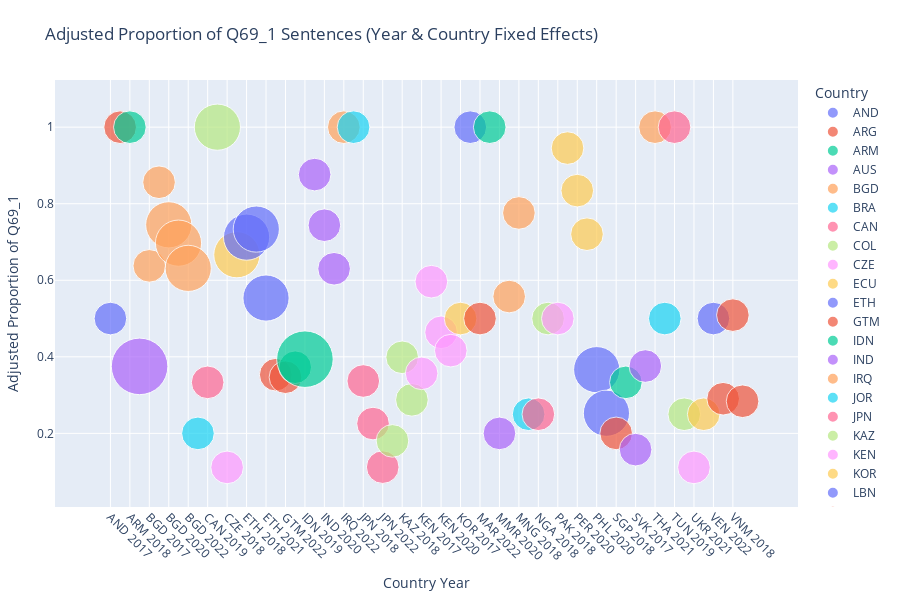

This figure's notebook cell:
### Code cell
# Estimate and visualize country- and year-adjusted proportions of Q69_1 sentences using fixed-effects regression.
# Apply OLS with categorical controls for country and year to obtain adjusted proportions.
# Plot fitted values as a scatter visualization across country-year combinations.

%run q69_fixed_effects_proportion.py

### Figure 1 — Plotly figure (JSON) as saved in the notebook; plotly's stock layout.template omitted (floating-point values rounded to 4 significant figures)
{"data": [{"hovertemplate": "<b>%{hovertext}</b><br><br>B_COUNTRY_ALPHA=AND<br>Country Year=%{x}<br>Adjusted Proportion of Q69_1=%{y}<br>Sentence Count=%{marker.size}<extra></extra>", "hovertext": ["AND 2017"], "legendgroup": "AND", "marker": {"color": "#636efa", "size": [1], "sizemode": "area", "sizeref": 0.001875, "symbol": "circle"}, "mode": "markers", "name": "AND", "orientation": "v", "showlegend": true, "type": "scatter", "x": ["AND 2017"], "xaxis": "x", "y": [0.5], "yaxis": "y"}, {"hovertemplate": "<b>%{hovertext}</b><br><br>B_COUNTRY_ALPHA=ARG<br>Country Year=%{x}<br>Adjusted Proportion of Q69_1=%{y}<br>Sentence Count=%{marker.size}<extra></extra>", "hovertext": ["ARG 2017"], "legendgroup": "ARG", "marker": {"color": "#EF553B", "size": [1], "sizemode": "area", "sizeref": 0.001875, "symbol": "circle"}, "mode": "markers", "name": "ARG", "orientation": "v", "showlegend": true, "type": "scatter", "x": ["ARG 2017"], "xaxis": "x", "y": [1.0], "yaxis": "y"}, {"hovertemplate": "<b>%{hovertext}</b><br><br>B_COUNTRY_ALPHA=ARM<br>Country Year=%{x}<br>Adjusted Proportion of Q69_1=%{y}<br>Sentence Count=%{marker.size}<extra></extra>", "hovertext": ["ARM 2018"], "legendgroup": "ARM", "marker": {"color": "#00cc96", "size": [1], "sizemode": "area", "sizeref": 0.001875, "symbol": "circle"}, "mode": "markers", "name": "ARM", "orientation": "v", "showlegend": true, "type": "scatter", "x": ["ARM 2018"], "xaxis": "x", "y": [1.0], "yaxis": "y"}, {"hovertemplate": "<b>%{hovertext}</b><br><br>B_COUNTRY_ALPHA=AUS<br>Country Year=%{x}<br>Adjusted Proportion of Q69_1=%{y}<br>Sentence Count=%{marker.size}<extra></extra>", "hovertext": ["AUS 2017"], "legendgroup": "AUS", "marker": {"color": "#ab63fa", "size": [3], "sizemode": "area", "sizeref": 0.001875, "symbol": "circle"}, "mode": "markers", "name": "AUS", "orientation": "v", "showlegend": true, "type": "scatter", "x": ["AUS 2017"], "xaxis": "x", "y": [0.375], "yaxis": "y"}, {"hovertemplate": "<b>%{hovertext}</b><br><br>B_COUNTRY_ALPHA=BGD<br>Country Year=%{x}<br>Adjusted Proportion of Q69_1=%{y}<br>Sentence Count=%{marker.size}<extra></extra>", "hovertext": ["BGD 2017", "BGD 2018", "BGD 2020", "BGD 2021", "BGD 2022"], "legendgroup": "BGD", "marker": {"color": "#FFA15A", "size": [1, 1, 2, 2, 2], "sizemode": "area", "sizeref": 0.001875, "symbol": "circle"}, "mode": "markers", "name": "BGD", "orientation": "v", "showlegend": true, "type": "scatter", "x": ["BGD 2017", "BGD 2018", "BGD 2020", "BGD 2021", "BGD 2022"], "xaxis": "x", "y": [0.6376, 0.8561, 0.7449, 0.697, 0.6311], "yaxis": "y"}, {"hovertemplate": "<b>%{hovertext}</b><br><br>B_COUNTRY_ALPHA=BRA<br>Country Year=%{x}<br>Adjusted Proportion of Q69_1=%{y}<br>Sentence Count=%{marker.size}<extra></extra>", "hovertext": ["BRA 2019"], "legendgroup": "BRA", "marker": {"color": "#19d3f3", "size": [1], "sizemode": "area", "sizeref": 0.001875, "symbol": "circle"}, "mode": "markers", "name": "BRA", "orientation": "v", "showlegend": true, "type": "scatter", "x": ["BRA 2019"], "xaxis": "x", "y": [0.2], "yaxis": "y"}, {"hovertemplate": "<b>%{hovertext}</b><br><br>B_COUNTRY_ALPHA=CAN<br>Country Year=%{x}<br>Adjusted Proportion of Q69_1=%{y}<br>Sentence Count=%{marker.size}<extra></extra>", "hovertext": ["CAN 2019"], "legendgroup": "CAN", "marker": {"color": "#FF6692", "size": [1], "sizemode": "area", "sizeref": 0.001875, "symbol": "circle"}, "mode": "markers", "name": "CAN", "orientation": "v", "showlegend": true, "type": "scatter", "x": ["CAN 2019"], "xaxis": "x", "y": [0.3333], "yaxis": "y"}, {"hovertemplate": "<b>%{hovertext}</b><br><br>B_COUNTRY_ALPHA=COL<br>Country Year=%{x}<br>Adjusted Proportion of Q69_1=%{y}<br>Sentence Count=%{marker.size}<extra></extra>", "hovertext": ["COL 2018"], "legendgroup": "COL", "marker": {"color": "#B6E880", "size": [2], "sizemode": "area", "sizeref": 0.001875, "symbol": "circle"}, "mode": "markers", "name": "COL", "orientation": "v", "showlegend": true, "type": "scatter", "x": ["COL 2018"], "xaxis": "x", "y": [1.0], "yaxis": "y"}, {"hovertemplate": "<b>%{hovertext}</b><br><br>B_COUNTRY_ALPHA=CZE<br>Country Year=%{x}<br>Adjusted Proportion of Q69_1=%{y}<br>Sentence Count=%{marker.size}<extra></extra>", "hovertext": ["CZE 2018"], "legendgroup": "CZE", "marker": {"color": "#FF97FF", "size": [1], "sizemode": "area", "sizeref": 0.001875, "symbol": "circle"}, "mode": "markers", "name": "CZE", "orientation": "v", "showlegend": true, "type": "scatter", "x": ["CZE 2018"], "xaxis": "x", "y": [0.1111], "yaxis": "y"}, {"hovertemplate": "<b>%{hovertext}</b><br><br>B_COUNTRY_ALPHA=ECU<br>Country Year=%{x}<br>Adjusted Proportion of Q69_1=%{y}<br>Sentence Count=%{marker.size}<extra></extra>", "hovertext": ["ECU 2018"], "legendgroup": "ECU", "marker": {"color": "#FECB52", "size": [2], "sizemode": "area", "sizeref": 0.001875, "symbol": "circle"}, "mode": "markers", "name": "ECU", "orientation": "v", "showlegend": true, "type": "scatter", "x": ["ECU 2018"], "xaxis": "x", "y": [0.6667], "yaxis": "y"}, {"hovertemplate": "<b>%{hovertext}</b><br><br>B_COUNTRY_ALPHA=ETH<br>Country Year=%{x}<br>Adjusted Proportion of Q69_1=%{y}<br>Sentence Count=%{marker.size}<extra></extra>", "hovertext": ["ETH 2018", "ETH 2019", "ETH 2021"], "legendgroup": "ETH", "marker": {"color": "#636efa", "size": [2, 2, 2], "sizemode": "area", "sizeref": 0.001875, "symbol": "circle"}, "mode": "markers", "name": "ETH", "orientation": "v", "showlegend": true, "type": "scatter", "x": ["ETH 2018", "ETH 2019", "ETH 2021"], "xaxis": "x", "y": [0.7127, 0.7337, 0.5536], "yaxis": "y"}, {"hovertemplate": "<b>%{hovertext}</b><br><br>B_COUNTRY_ALPHA=GTM<br>Country Year=%{x}<br>Adjusted Proportion of Q69_1=%{y}<br>Sentence Count=%{marker.size}<extra></extra>", "hovertext": ["GTM 2017", "GTM 2022"], "legendgroup": "GTM", "marker": {"color": "#EF553B", "size": [1, 1], "sizemode": "area", "sizeref": 0.001875, "symbol": "circle"}, "mode": "markers", "name": "GTM", "orientation": "v", "showlegend": true, "type": "scatter", "x": ["GTM 2017", "GTM 2022"], "xaxis": "x", "y": [0.3533, 0.3467], "yaxis": "y"}, {"hovertemplate": "<b>%{hovertext}</b><br><br>B_COUNTRY_ALPHA=IDN<br>Country Year=%{x}<br>Adjusted Proportion of Q69_1=%{y}<br>Sentence Count=%{marker.size}<extra></extra>", "hovertext": ["IDN 2018", "IDN 2019"], "legendgroup": "IDN", "marker": {"color": "#00cc96", "size": [1, 3], "sizemode": "area", "sizeref": 0.001875, "symbol": "circle"}, "mode": "markers", "name": "IDN", "orientation": "v", "showlegend": true, "type": "scatter", "x": ["IDN 2018", "IDN 2019"], "xaxis": "x", "y": [0.3728, 0.3939], "yaxis": "y"}, {"hovertemplate": "<b>%{hovertext}</b><br><br>B_COUNTRY_ALPHA=IND<br>Country Year=%{x}<br>Adjusted Proportion of Q69_1=%{y}<br>Sentence Count=%{marker.size}<extra></extra>", "hovertext": ["IND 2019", "IND 2020", "IND 2022"], "legendgroup": "IND", "marker": {"color": "#ab63fa", "size": [1, 1, 1], "sizemode": "area", "sizeref": 0.001875, "symbol": "circle"}, "mode": "markers", "name": "IND", "orientation": "v", "showlegend": true, "type": "scatter", "x": ["IND 2019", "IND 2020", "IND 2022"], "xaxis": "x", "y": [0.8761, 0.7439, 0.63], "yaxis": "y"}, {"hovertemplate": "<b>%{hovertext}</b><br><br>B_COUNTRY_ALPHA=IRQ<br>Country Year=%{x}<br>Adjusted Proportion of Q69_1=%{y}<br>Sentence Count=%{marker.size}<extra></extra>", "hovertext": ["IRQ 2022"], "legendgroup": "IRQ", "marker": {"color": "#FFA15A", "size": [1], "sizemode": "area", "sizeref": 0.001875, "symbol": "circle"}, "mode": "markers", "name": "IRQ", "orientation": "v", "showlegend": true, "type": "scatter", "x": ["IRQ 2022"], "xaxis": "x", "y": [1.0], "yaxis": "y"}, {"hovertemplate": "<b>%{hovertext}</b><br><br>B_COUNTRY_ALPHA=JOR<br>Country Year=%{x}<br>Adjusted Proportion of Q69_1=%{y}<br>Sentence Count=%{marker.size}<extra></extra>", "hovertext": ["JOR 2017"], "legendgroup": "JOR", "marker": {"color": "#19d3f3", "size": [1], "sizemode": "area", "sizeref": 0.001875, "symbol": "circle"}, "mode": "markers", "name": "JOR", "orientation": "v", "showlegend": true, "type": "scatter", "x": ["JOR 2017"], "xaxis": "x", "y": [1.0], "yaxis": "y"}, {"hovertemplate": "<b>%{hovertext}</b><br><br>B_COUNTRY_ALPHA=JPN<br>Country Year=%{x}<br>Adjusted Proportion of Q69_1=%{y}<br>Sentence Count=%{marker.size}<extra></extra>", "hovertext": ["JPN 2018", "JPN 2020", "JPN 2022"], "legendgroup": "JPN", "marker": {"color": "#FF6692", "size": [1, 1, 1], "sizemode": "area", "sizeref": 0.001875, "symbol": "circle"}, "mode": "markers", "name": "JPN", "orientation": "v", "showlegend": true, "type": "scatter", "x": ["JPN 2018", "JPN 2020", "JPN 2022"], "xaxis": "x", "y": [0.3368, 0.2256, 0.1118], "yaxis": "y"}, {"hovertemplate": "<b>%{hovertext}</b><br><br>B_COUNTRY_ALPHA=KAZ<br>Country Year=%{x}<br>Adjusted Proportion of Q69_1=%{y}<br>Sentence Count=%{marker.size}<extra></extra>", "hovertext": ["KAZ 2017", "KAZ 2018", "KAZ 2020"], "legendgroup": "KAZ", "marker": {"color": "#B6E880", "size": [1, 1, 1], "sizemode": "area", "sizeref": 0.001875, "symbol": "circle"}, "mode": "markers", "name": "KAZ", "orientation": "v", "showlegend": true, "type": "scatter", "x": ["KAZ 2017", "KAZ 2018", "KAZ 2020"], "xaxis": "x", "y": [0.1803, 0.3988, 0.2876], "yaxis": "y"}, {"hovertemplate": "<b>%{hovertext}</b><br><br>B_COUNTRY_ALPHA=KEN<br>Country Year=%{x}<br>Adjusted Proportion of Q69_1=%{y}<br>Sentence Count=%{marker.size}<extra></extra>", "hovertext": ["KEN 2017", "KEN 2019", "KEN 2020", "KEN 2021"], "legendgroup": "KEN", "marker": {"color": "#FF97FF", "size": [1, 1, 1, 1], "sizemode": "area", "sizeref": 0.001875, "symbol": "circle"}, "mode": "markers", "name": "KEN", "orientation": "v", "showlegend": true, "type": "scatter", "x": ["KEN 2017", "KEN 2019", "KEN 2020", "KEN 2021"], "xaxis": "x", "y": [0.3568, 0.5963, 0.4641, 0.4161], "yaxis": "y"}, {"hovertemplate": "<b>%{hovertext}</b><br><br>B_COUNTRY_ALPHA=KOR<br>Country Year=%{x}<br>Adjusted Proportion of Q69_1=%{y}<br>Sentence Count=%{marker.size}<extra></extra>", "hovertext": ["KOR 2017"], "legendgroup": "KOR", "marker": {"color": "#FECB52", "size": [1], "sizemode": "area", "sizeref": 0.001875, "symbol": "circle"}, "mode": "markers", "name": "KOR", "orientation": "v", "showlegend": true, "type": "scatter", "x": ["KOR 2017"], "xaxis": "x", "y": [0.5], "yaxis": "y"}, {"hovertemplate": "<b>%{hovertext}</b><br><br>B_COUNTRY_ALPHA=LBN<br>Country Year=%{x}<br>Adjusted Proportion of Q69_1=%{y}<br>Sentence Count=%{marker.size}<extra></extra>", "hovertext": ["LBN 2020"], "legendgroup": "LBN", "marker": {"color": "#636efa", "size": [1], "sizemode": "area", "sizeref": 0.001875, "symbol": "circle"}, "mode": "markers", "name": "LBN", "orientation": "v", "showlegend": true, "type": "scatter", "x": ["LBN 2020"], "xaxis": "x", "y": [1.0], "yaxis": "y"}, {"hovertemplate": "<b>%{hovertext}</b><br><br>B_COUNTRY_ALPHA=MAR<br>Country Year=%{x}<br>Adjusted Proportion of Q69_1=%{y}<br>Sentence Count=%{marker.size}<extra></extra>", "hovertext": ["MAR 2022"], "legendgroup": "MAR", "marker": {"color": "#EF553B", "size": [1], "sizemode": "area", "sizeref": 0.001875, "symbol": "circle"}, "mode": "markers", "name": "MAR", "orientation": "v", "showlegend": true, "type": "scatter", "x": ["MAR 2022"], "xaxis": "x", "y": [0.5], "yaxis": "y"}, {"hovertemplate": "<b>%{hovertext}</b><br><br>B_COUNTRY_ALPHA=MDV<br>Country Year=%{x}<br>Adjusted Proportion of Q69_1=%{y}<br>Sentence Count=%{marker.size}<extra></extra>", "hovertext": ["MDV 2019"], "legendgroup": "MDV", "marker": {"color": "#00cc96", "size": [1], "sizemode": "area", "sizeref": 0.001875, "symbol": "circle"}, "mode": "markers", "name": "MDV", "orientation": "v", "showlegend": true, "type": "scatter", "x": ["MDV 2019"], "xaxis": "x", "y": [1.0], "yaxis": "y"}, {"hovertemplate": "<b>%{hovertext}</b><br><br>B_COUNTRY_ALPHA=MMR<br>Country Year=%{x}<br>Adjusted Proportion of Q69_1=%{y}<br>Sentence Count=%{marker.size}<extra></extra>", "hovertext": ["MMR 2020"], "legendgroup": "MMR", "marker": {"color": "#ab63fa", "size": [1], "sizemode": "area", "sizeref": 0.001875, "symbol": "circle"}, "mode": "markers", "name": "MMR", "orientation": "v", "showlegend": true, "type": "scatter", "x": ["MMR 2020"], "xaxis": "x", "y": [0.2], "yaxis": "y"}, {"hovertemplate": "<b>%{hovertext}</b><br><br>B_COUNTRY_ALPHA=MNG<br>Country Year=%{x}<br>Adjusted Proportion of Q69_1=%{y}<br>Sentence Count=%{marker.size}<extra></extra>", "hovertext": ["MNG 2017", "MNG 2018"], "legendgroup": "MNG", "marker": {"color": "#FFA15A", "size": [1, 1], "sizemode": "area", "sizeref": 0.001875, "symbol": "circle"}, "mode": "markers", "name": "MNG", "orientation": "v", "showlegend": true, "type": "scatter", "x": ["MNG 2017", "MNG 2018"], "xaxis": "x", "y": [0.5574, 0.7759], "yaxis": "y"}, {"hovertemplate": "<b>%{hovertext}</b><br><br>B_COUNTRY_ALPHA=MYS<br>Country Year=%{x}<br>Adjusted Proportion of Q69_1=%{y}<br>Sentence Count=%{marker.size}<extra></extra>", "hovertext": ["MYS 2022"], "legendgroup": "MYS", "marker": {"color": "#19d3f3", "size": [1], "sizemode": "area", "sizeref": 0.001875, "symbol": "circle"}, "mode": "markers", "name": "MYS", "orientation": "v", "showlegend": true, "type": "scatter", "x": ["MYS 2022"], "xaxis": "x", "y": [0.25], "yaxis": "y"}, {"hovertemplate": "<b>%{hovertext}</b><br><br>B_COUNTRY_ALPHA=NGA<br>Country Year=%{x}<br>Adjusted Proportion of Q69_1=%{y}<br>Sentence Count=%{marker.size}<extra></extra>", "hovertext": ["NGA 2018"], "legendgroup": "NGA", "marker": {"color": "#FF6692", "size": [1], "sizemode": "area", "sizeref": 0.001875, "symbol": "circle"}, "mode": "markers", "name": "NGA", "orientation": "v", "showlegend": true, "type": "scatter", "x": ["NGA 2018"], "xaxis": "x", "y": [0.25], "yaxis": "y"}, {"hovertemplate": "<b>%{hovertext}</b><br><br>B_COUNTRY_ALPHA=NIC<br>Country Year=%{x}<br>Adjusted Proportion of Q69_1=%{y}<br>Sentence Count=%{marker.size}<extra></extra>", "hovertext": ["NIC 2021"], "legendgroup": "NIC", "marker": {"color": "#B6E880", "size": [1], "sizemode": "area", "sizeref": 0.001875, "symbol": "circle"}, "mode": "markers", "name": "NIC", "orientation": "v", "showlegend": true, "type": "scatter", "x": ["NIC 2021"], "xaxis": "x", "y": [0.5], "yaxis": "y"}, {"hovertemplate": "<b>%{hovertext}</b><br><br>B_COUNTRY_ALPHA=PAK<br>Country Year=%{x}<br>Adjusted Proportion of Q69_1=%{y}<br>Sentence Count=%{marker.size}<extra></extra>", "hovertext": ["PAK 2018"], "legendgroup": "PAK", "marker": {"color": "#FF97FF", "size": [1], "sizemode": "area", "sizeref": 0.001875, "symbol": "circle"}, "mode": "markers", "name": "PAK", "orientation": "v", "showlegend": true, "type": "scatter", "x": ["PAK 2018"], "xaxis": "x", "y": [0.5], "yaxis": "y"}, {"hovertemplate": "<b>%{hovertext}</b><br><br>B_COUNTRY_ALPHA=PER<br>Country Year=%{x}<br>Adjusted Proportion of Q69_1=%{y}<br>Sentence Count=%{marker.size}<extra></extra>", "hovertext": ["PER 2018", "PER 2020", "PER 2022"], "legendgroup": "PER", "marker": {"color": "#FECB52", "size": [1, 1, 1], "sizemode": "area", "sizeref": 0.001875, "symbol": "circle"}, "mode": "markers", "name": "PER", "orientation": "v", "showlegend": true, "type": "scatter", "x": ["PER 2018", "PER 2020", "PER 2022"], "xaxis": "x", "y": [0.9454, 0.8342, 0.7204], "yaxis": "y"}, {"hovertemplate": "<b>%{hovertext}</b><br><br>B_COUNTRY_ALPHA=PHL<br>Country Year=%{x}<br>Adjusted Proportion of Q69_1=%{y}<br>Sentence Count=%{marker.size}<extra></extra>", "hovertext": ["PHL 2020", "PHL 2022"], "legendgroup": "PHL", "marker": {"color": "#636efa", "size": [2, 2], "sizemode": "area", "sizeref": 0.001875, "symbol": "circle"}, "mode": "markers", "name": "PHL", "orientation": "v", "showlegend": true, "type": "scatter", "x": ["PHL 2020", "PHL 2022"], "xaxis": "x", "y": [0.3664, 0.2526], "yaxis": "y"}, {"hovertemplate": "<b>%{hovertext}</b><br><br>B_COUNTRY_ALPHA=SGP<br>Country Year=%{x}<br>Adjusted Proportion of Q69_1=%{y}<br>Sentence Count=%{marker.size}<extra></extra>", "hovertext": ["SGP 2018"], "legendgroup": "SGP", "marker": {"color": "#EF553B", "size": [1], "sizemode": "area", "sizeref": 0.001875, "symbol": "circle"}, "mode": "markers", "name": "SGP", "orientation": "v", "showlegend": true, "type": "scatter", "x": ["SGP 2018"], "xaxis": "x", "y": [0.2], "yaxis": "y"}, {"hovertemplate": "<b>%{hovertext}</b><br><br>B_COUNTRY_ALPHA=SRB<br>Country Year=%{x}<br>Adjusted Proportion of Q69_1=%{y}<br>Sentence Count=%{marker.size}<extra></extra>", "hovertext": ["SRB 2020"], "legendgroup": "SRB", "marker": {"color": "#00cc96", "size": [1], "sizemode": "area", "sizeref": 0.001875, "symbol": "circle"}, "mode": "markers", "name": "SRB", "orientation": "v", "showlegend": true, "type": "scatter", "x": ["SRB 2020"], "xaxis": "x", "y": [0.3333], "yaxis": "y"}, {"hovertemplate": "<b>%{hovertext}</b><br><br>B_COUNTRY_ALPHA=SVK<br>Country Year=%{x}<br>Adjusted Proportion of Q69_1=%{y}<br>Sentence Count=%{marker.size}<extra></extra>", "hovertext": ["SVK 2017", "SVK 2018"], "legendgroup": "SVK", "marker": {"color": "#ab63fa", "size": [1, 1], "sizemode": "area", "sizeref": 0.001875, "symbol": "circle"}, "mode": "markers", "name": "SVK", "orientation": "v", "showlegend": true, "type": "scatter", "x": ["SVK 2017", "SVK 2018"], "xaxis": "x", "y": [0.1574, 0.3759], "yaxis": "y"}, {"hovertemplate": "<b>%{hovertext}</b><br><br>B_COUNTRY_ALPHA=THA<br>Country Year=%{x}<br>Adjusted Proportion of Q69_1=%{y}<br>Sentence Count=%{marker.size}<extra></extra>", "hovertext": ["THA 2021"], "legendgroup": "THA", "marker": {"color": "#FFA15A", "size": [1], "sizemode": "area", "sizeref": 0.001875, "symbol": "circle"}, "mode": "markers", "name": "THA", "orientation": "v", "showlegend": true, "type": "scatter", "x": ["THA 2021"], "xaxis": "x", "y": [1.0], "yaxis": "y"}, {"hovertemplate": "<b>%{hovertext}</b><br><br>B_COUNTRY_ALPHA=TJK<br>Country Year=%{x}<br>Adjusted Proportion of Q69_1=%{y}<br>Sentence Count=%{marker.size}<extra></extra>", "hovertext": ["TJK 2020"], "legendgroup": "TJK", "marker": {"color": "#19d3f3", "size": [1], "sizemode": "area", "sizeref": 0.001875, "symbol": "circle"}, "mode": "markers", "name": "TJK", "orientation": "v", "showlegend": true, "type": "scatter", "x": ["TJK 2020"], "xaxis": "x", "y": [0.5], "yaxis": "y"}, {"hovertemplate": "<b>%{hovertext}</b><br><br>B_COUNTRY_ALPHA=TUN<br>Country Year=%{x}<br>Adjusted Proportion of Q69_1=%{y}<br>Sentence Count=%{marker.size}<extra></extra>", "hovertext": ["TUN 2019"], "legendgroup": "TUN", "marker": {"color": "#FF6692", "size": [1], "sizemode": "area", "sizeref": 0.001875, "symbol": "circle"}, "mode": "markers", "name": "TUN", "orientation": "v", "showlegend": true, "type": "scatter", "x": ["TUN 2019"], "xaxis": "x", "y": [1.0], "yaxis": "y"}, {"hovertemplate": "<b>%{hovertext}</b><br><br>B_COUNTRY_ALPHA=TUR<br>Country Year=%{x}<br>Adjusted Proportion of Q69_1=%{y}<br>Sentence Count=%{marker.size}<extra></extra>", "hovertext": ["TUR 2018"], "legendgroup": "TUR", "marker": {"color": "#B6E880", "size": [1], "sizemode": "area", "sizeref": 0.001875, "symbol": "circle"}, "mode": "markers", "name": "TUR", "orientation": "v", "showlegend": true, "type": "scatter", "x": ["TUR 2018"], "xaxis": "x", "y": [0.25], "yaxis": "y"}, {"hovertemplate": "<b>%{hovertext}</b><br><br>B_COUNTRY_ALPHA=UKR<br>Country Year=%{x}<br>Adjusted Proportion of Q69_1=%{y}<br>Sentence Count=%{marker.size}<extra></extra>", "hovertext": ["UKR 2021"], "legendgroup": "UKR", "marker": {"color": "#FF97FF", "size": [1], "sizemode": "area", "sizeref": 0.001875, "symbol": "circle"}, "mode": "markers", "name": "UKR", "orientation": "v", "showlegend": true, "type": "scatter", "x": ["UKR 2021"], "xaxis": "x", "y": [0.1111], "yaxis": "y"}, {"hovertemplate": "<b>%{hovertext}</b><br><br>B_COUNTRY_ALPHA=URY<br>Country Year=%{x}<br>Adjusted Proportion of Q69_1=%{y}<br>Sentence Count=%{marker.size}<extra></extra>", "hovertext": ["URY 2017"], "legendgroup": "URY", "marker": {"color": "#FECB52", "size": [1], "sizemode": "area", "sizeref": 0.001875, "symbol": "circle"}, "mode": "markers", "name": "URY", "orientation": "v", "showlegend": true, "type": "scatter", "x": ["URY 2017"], "xaxis": "x", "y": [0.25], "yaxis": "y"}, {"hovertemplate": "<b>%{hovertext}</b><br><br>B_COUNTRY_ALPHA=VEN<br>Country Year=%{x}<br>Adjusted Proportion of Q69_1=%{y}<br>Sentence Count=%{marker.size}<extra></extra>", "hovertext": ["VEN 2022"], "legendgroup": "VEN", "marker": {"color": "#636efa", "size": [1], "sizemode": "area", "sizeref": 0.001875, "symbol": "circle"}, "mode": "markers", "name": "VEN", "orientation": "v", "showlegend": true, "type": "scatter", "x": ["VEN 2022"], "xaxis": "x", "y": [0.5], "yaxis": "y"}, {"hovertemplate": "<b>%{hovertext}</b><br><br>B_COUNTRY_ALPHA=VNM<br>Country Year=%{x}<br>Adjusted Proportion of Q69_1=%{y}<br>Sentence Count=%{marker.size}<extra></extra>", "hovertext": ["VNM 2017", "VNM 2018", "VNM 2022"], "legendgroup": "VNM", "marker": {"color": "#EF553B", "size": [1, 1, 1], "sizemode": "area", "sizeref": 0.001875, "symbol": "circle"}, "mode": "markers", "name": "VNM", "orientation": "v", "showlegend": true, "type": "scatter", "x": ["VNM 2017", "VNM 2018", "VNM 2022"], "xaxis": "x", "y": [0.2905, 0.5089, 0.2839], "yaxis": "y"}], "layout": {"height": 600, "legend": {"itemsizing": "constant", "title": {"text": "Country"}, "tracegroupgap": 0}, "margin": {"b": 40, "l": 40, "r": 40, "t": 80}, "title": {"text": "Adjusted Proportion of Q69_1 Sentences (Year & Country Fixed Effects)"}, "xaxis": {"anchor": "y", "categoryarray": ["AND 2017", "ARG 2017", "ARM 2018", "AUS 2017", "BGD 2017", "BGD 2018", "BGD 2020", "BGD 2021", "BGD 2022", "BRA 2019", "CAN 2019", "COL 2018", "CZE 2018", "ECU 2018", "ETH 2018", "ETH 2019", "ETH 2021", "GTM 2017", "GTM 2022", "IDN 2018", "IDN 2019", "IND 2019", "IND 2020", "IND 2022", "IRQ 2022", "JOR 2017", "JPN 2018", "JPN 2020", "JPN 2022", "KAZ 2017", "KAZ 2018", "KAZ 2020", "KEN 2017", "KEN 2019", "KEN 2020", "KEN 2021", "KOR 2017", "LBN 2020", "MAR 2022", "MDV 2019", "MMR 2020", "MNG 2017", "MNG 2018", "MYS 2022", "NGA 2018", "NIC 2021", "PAK 2018", "PER 2018", "PER 2020", "PER 2022", "PHL 2020", "PHL 2022", "SGP 2018", "SRB 2020", "SVK 2017", "SVK 2018", "THA 2021", "TJK 2020", "TUN 2019", "TUR 2018", "UKR 2021", "URY 2017", "VEN 2022", "VNM 2017", "VNM 2018", "VNM 2022"], "categoryorder": "array", "domain": [0, 1], "tickangle": 45, "title": {"text": "Country Year"}}, "yaxis": {"anchor": "x", "domain": [0, 1], "title": {"text": "Adjusted Proportion of Q69_1"}}}}
